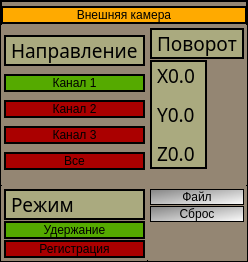
<?xml version="1.0" encoding="UTF-8"?>
<ui version="4.0">
 <class>ErrorPortControl</class>
 <widget class="QWidget" name="ErrorPortControl">
  <property name="geometry">
   <rect>
    <x>0</x>
    <y>0</y>
    <width>246</width>
    <height>262</height>
   </rect>
  </property>
  <property name="windowTitle">
   <string>ErrorPortControl</string>
  </property>
  <property name="styleSheet">
   <string notr="true">QWidget
{
border: 2px solid line black;
	background-color: rgb(148, 134, 115);
	font: 14pt &quot;Sans Serif&quot;;
}


QLabel
{
border: 0px solid line black;
	
	background-color: rgb(148, 134, 115);

}</string>
  </property>
  <layout class="QGridLayout" name="gridLayout_5">
   <property name="leftMargin">
    <number>1</number>
   </property>
   <property name="topMargin">
    <number>6</number>
   </property>
   <property name="rightMargin">
    <number>1</number>
   </property>
   <property name="bottomMargin">
    <number>1</number>
   </property>
   <property name="spacing">
    <number>1</number>
   </property>
   <item row="1" column="0">
    <widget class="QGroupBox" name="groupBox">
     <property name="styleSheet">
      <string notr="true">QLabel
{
border: 2px solid line black;
	
	background-color: rgb(170, 170, 127);
}

QPushButton
{
background-color: rgb(170, 0, 0);
}

QPushButton:checked
{

 
	background-color: rgb(85, 170, 0);

}

QPushButton:pressed
{

 
	
	background-color: qlineargradient(spread:pad, x1:0.025, y1:0.00568182, x2:1, y2:1, stop:0 rgba(0, 170, 18, 255), stop:1 rgba(255, 255, 255, 255));

}

QGroupBox
{
border: 0px solid line black;
}</string>
     </property>
     <property name="title">
      <string/>
     </property>
     <property name="alignment">
      <set>Qt::AlignCenter</set>
     </property>
     <layout class="QGridLayout" name="gridLayout">
      <property name="leftMargin">
       <number>1</number>
      </property>
      <property name="topMargin">
       <number>1</number>
      </property>
      <property name="rightMargin">
       <number>0</number>
      </property>
      <property name="bottomMargin">
       <number>1</number>
      </property>
      <property name="spacing">
       <number>1</number>
      </property>
      <item row="0" column="0" colspan="2">
       <widget class="QLabel" name="label_3">
        <property name="sizePolicy">
         <sizepolicy hsizetype="Preferred" vsizetype="Maximum">
          <horstretch>0</horstretch>
          <verstretch>0</verstretch>
         </sizepolicy>
        </property>
        <property name="font">
         <font>
          <family>Sans Serif</family>
          <pointsize>14</pointsize>
          <weight>50</weight>
          <italic>false</italic>
          <bold>false</bold>
         </font>
        </property>
        <property name="text">
         <string>Направление</string>
        </property>
       </widget>
      </item>
      <item row="1" column="0" colspan="2">
       <widget class="QPushButton" name="butDirectErrorToChannel1">
        <property name="text">
         <string>Канал 1</string>
        </property>
        <property name="checkable">
         <bool>true</bool>
        </property>
        <property name="checked">
         <bool>true</bool>
        </property>
        <property name="autoExclusive">
         <bool>true</bool>
        </property>
       </widget>
      </item>
      <item row="2" column="0" colspan="2">
       <widget class="QPushButton" name="butDirectErrorToChannel2">
        <property name="text">
         <string>Канал 2</string>
        </property>
        <property name="checkable">
         <bool>true</bool>
        </property>
        <property name="autoExclusive">
         <bool>true</bool>
        </property>
       </widget>
      </item>
      <item row="3" column="0" colspan="2">
       <widget class="QPushButton" name="butDirectErrorToChannel3">
        <property name="text">
         <string>Канал 3</string>
        </property>
        <property name="checkable">
         <bool>true</bool>
        </property>
        <property name="autoExclusive">
         <bool>true</bool>
        </property>
       </widget>
      </item>
      <item row="4" column="0" colspan="2">
       <widget class="QPushButton" name="butDirectErrorToAll">
        <property name="text">
         <string>Все</string>
        </property>
        <property name="checkable">
         <bool>true</bool>
        </property>
        <property name="autoExclusive">
         <bool>true</bool>
        </property>
       </widget>
      </item>
     </layout>
    </widget>
   </item>
   <item row="1" column="1">
    <widget class="QGroupBox" name="groupBox_3">
     <property name="styleSheet">
      <string notr="true">QLabel
{
border: 2px solid line black;
	
	background-color: rgb(170, 170, 127);
}

QPushButton
{
background-color: rgb(170, 0, 0);
}

QPushButton:checked
{

 
	background-color: rgb(85, 170, 0);

}

QPushButton:pressed
{

 
	
	background-color: qlineargradient(spread:pad, x1:0.025, y1:0.00568182, x2:1, y2:1, stop:0 rgba(0, 170, 18, 255), stop:1 rgba(255, 255, 255, 255));

}

QGroupBox
{
border: 0px solid line black;
}</string>
     </property>
     <property name="title">
      <string/>
     </property>
     <property name="alignment">
      <set>Qt::AlignCenter</set>
     </property>
     <layout class="QGridLayout" name="gridLayout_3">
      <property name="leftMargin">
       <number>0</number>
      </property>
      <property name="topMargin">
       <number>1</number>
      </property>
      <property name="rightMargin">
       <number>1</number>
      </property>
      <property name="bottomMargin">
       <number>1</number>
      </property>
      <property name="spacing">
       <number>1</number>
      </property>
      <item row="2" column="0">
       <spacer name="verticalSpacer">
        <property name="orientation">
         <enum>Qt::Vertical</enum>
        </property>
        <property name="sizeHint" stdset="0">
         <size>
          <width>20</width>
          <height>40</height>
         </size>
        </property>
       </spacer>
      </item>
      <item row="0" column="0" colspan="2">
       <widget class="QLabel" name="label_4">
        <property name="sizePolicy">
         <sizepolicy hsizetype="Preferred" vsizetype="Fixed">
          <horstretch>0</horstretch>
          <verstretch>0</verstretch>
         </sizepolicy>
        </property>
        <property name="font">
         <font>
          <family>Sans Serif</family>
          <pointsize>14</pointsize>
          <weight>50</weight>
          <italic>false</italic>
          <bold>false</bold>
         </font>
        </property>
        <property name="text">
         <string>Поворот</string>
        </property>
       </widget>
      </item>
      <item row="1" column="0" colspan="2">
       <widget class="QLabel" name="labelAxisRotate1">
        <property name="sizePolicy">
         <sizepolicy hsizetype="Maximum" vsizetype="Maximum">
          <horstretch>0</horstretch>
          <verstretch>0</verstretch>
         </sizepolicy>
        </property>
        <property name="font">
         <font>
          <family>Sans Serif</family>
          <pointsize>14</pointsize>
          <weight>50</weight>
          <italic>false</italic>
          <bold>false</bold>
         </font>
        </property>
        <property name="text">
         <string>&lt;html&gt;&lt;head/&gt;&lt;body&gt;&lt;p&gt;X0.0 &lt;/p&gt;&lt;p&gt;Y0.0&lt;/p&gt;&lt;p&gt;Z0.0&lt;/p&gt;&lt;/body&gt;&lt;/html&gt;</string>
        </property>
       </widget>
      </item>
     </layout>
    </widget>
   </item>
   <item row="2" column="0">
    <widget class="QGroupBox" name="groupBox_2">
     <property name="styleSheet">
      <string notr="true">QLabel
{
border: 2px solid line black;
	
	background-color: rgb(170, 170, 127);
}

QPushButton
{
background-color: rgb(170, 0, 0);
}

QPushButton:checked
{

 
	background-color: rgb(85, 170, 0);

}

QPushButton:pressed
{

 
	
	background-color: qlineargradient(spread:pad, x1:0.025, y1:0.00568182, x2:1, y2:1, stop:0 rgba(0, 170, 18, 255), stop:1 rgba(255, 255, 255, 255));

}

QGroupBox
{
border: 0px solid line black;
}</string>
     </property>
     <property name="title">
      <string/>
     </property>
     <property name="alignment">
      <set>Qt::AlignCenter</set>
     </property>
     <layout class="QGridLayout" name="gridLayout_2">
      <property name="leftMargin">
       <number>1</number>
      </property>
      <property name="topMargin">
       <number>1</number>
      </property>
      <property name="rightMargin">
       <number>0</number>
      </property>
      <property name="bottomMargin">
       <number>1</number>
      </property>
      <property name="spacing">
       <number>1</number>
      </property>
      <item row="2" column="0" colspan="2">
       <widget class="QPushButton" name="butSetRegistrationMode">
        <property name="text">
         <string>Регистрация</string>
        </property>
        <property name="checkable">
         <bool>true</bool>
        </property>
        <property name="autoExclusive">
         <bool>true</bool>
        </property>
       </widget>
      </item>
      <item row="0" column="0" colspan="2">
       <widget class="QLabel" name="label_5">
        <property name="font">
         <font>
          <family>Sans Serif</family>
          <pointsize>14</pointsize>
          <weight>50</weight>
          <italic>false</italic>
          <bold>false</bold>
         </font>
        </property>
        <property name="text">
         <string>Режим</string>
        </property>
       </widget>
      </item>
      <item row="1" column="0" colspan="2">
       <widget class="QPushButton" name="butSetAimingMode">
        <property name="text">
         <string>Удержание</string>
        </property>
        <property name="checkable">
         <bool>true</bool>
        </property>
        <property name="checked">
         <bool>true</bool>
        </property>
        <property name="autoExclusive">
         <bool>true</bool>
        </property>
       </widget>
      </item>
     </layout>
    </widget>
   </item>
   <item row="2" column="1">
    <widget class="QGroupBox" name="groupBox_4">
     <property name="styleSheet">
      <string notr="true">QLabel
{
border: 2px solid line black;
	
	background-color: rgb(170, 170, 127);
}

QPushButton
{
background-color: rgb(170, 0, 0);
}

QPushButton:checked
{

 
	background-color: rgb(85, 170, 0);

}

QPushButton:pressed
{

 
	
	background-color: qlineargradient(spread:pad, x1:0.025, y1:0.00568182, x2:1, y2:1, stop:0 rgba(0, 170, 18, 255), stop:1 rgba(255, 255, 255, 255));

}

QGroupBox
{
border: 0px solid line black;
}</string>
     </property>
     <property name="title">
      <string/>
     </property>
     <property name="alignment">
      <set>Qt::AlignCenter</set>
     </property>
     <layout class="QGridLayout" name="gridLayout_4">
      <property name="leftMargin">
       <number>0</number>
      </property>
      <property name="topMargin">
       <number>1</number>
      </property>
      <property name="rightMargin">
       <number>1</number>
      </property>
      <property name="bottomMargin">
       <number>1</number>
      </property>
      <property name="spacing">
       <number>1</number>
      </property>
      <item row="0" column="0">
       <widget class="QPushButton" name="butLoadRotateFromFile">
        <property name="styleSheet">
         <string notr="true">QPushButton
{
	background-color: qlineargradient(spread:pad, x1:0, y1:0, x2:1, y2:1, stop:0 rgba(130, 130, 130, 255), stop:1 rgba(255, 255, 255, 255));

border: 1px solid line black;
}

QPushButton:pressed
{
	background-color: qlineargradient(spread:pad, x1:0.625, y1:0.142, x2:0.994318, y2:1, stop:0 rgba(0, 0, 0, 255), stop:1 rgba(255, 255, 255, 255));
}</string>
        </property>
        <property name="text">
         <string>Файл</string>
        </property>
       </widget>
      </item>
      <item row="1" column="0">
       <widget class="QPushButton" name="butResetRotationModules">
        <property name="styleSheet">
         <string notr="true">QPushButton
{
	background-color: qlineargradient(spread:pad, x1:0, y1:0, x2:1, y2:1, stop:0 rgba(130, 130, 130, 255), stop:1 rgba(255, 255, 255, 255));

border: 1px solid line black;
}

QPushButton:pressed
{
	background-color: qlineargradient(spread:pad, x1:0.625, y1:0.142, x2:0.994318, y2:1, stop:0 rgba(0, 0, 0, 255), stop:1 rgba(255, 255, 255, 255));
}</string>
        </property>
        <property name="text">
         <string>Сброс</string>
        </property>
       </widget>
      </item>
      <item row="3" column="0">
       <spacer name="verticalSpacer_2">
        <property name="orientation">
         <enum>Qt::Vertical</enum>
        </property>
        <property name="sizeHint" stdset="0">
         <size>
          <width>20</width>
          <height>40</height>
         </size>
        </property>
       </spacer>
      </item>
     </layout>
    </widget>
   </item>
   <item row="0" column="0" colspan="2">
    <widget class="QLabel" name="label_9">
     <property name="sizePolicy">
      <sizepolicy hsizetype="Preferred" vsizetype="Maximum">
       <horstretch>0</horstretch>
       <verstretch>0</verstretch>
      </sizepolicy>
     </property>
     <property name="styleSheet">
      <string notr="true">QLabel
{
border: 2px solid line black;
	
	background-color: rgb(255, 170, 0);
}</string>
     </property>
     <property name="text">
      <string>Внешняя камера</string>
     </property>
     <property name="alignment">
      <set>Qt::AlignCenter</set>
     </property>
    </widget>
   </item>
  </layout>
 </widget>
 <layoutdefault spacing="6" margin="11"/>
 <resources/>
 <connections/>
</ui>
